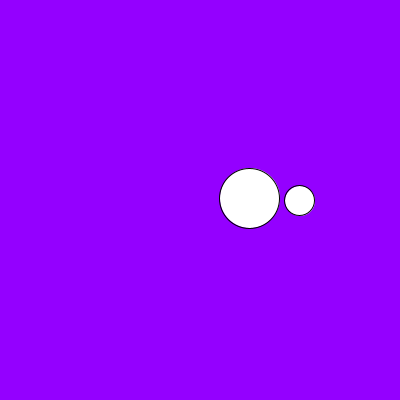
Frame 1 (no input)
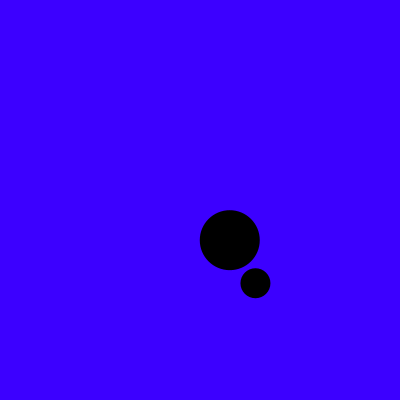
Frame 60 (the mouse pressed at the canvas centre just before this capture)
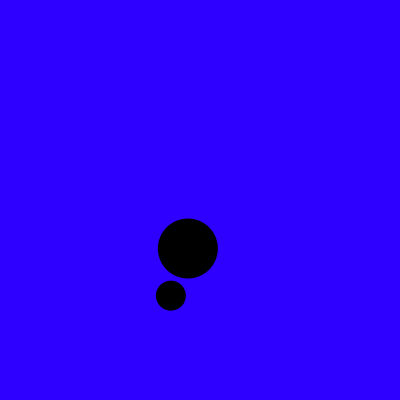
Frame 120 (the mouse held since frame 60 and released just before this capture)

The Processing sketch that drew these frames (run headless with seeded random() and noise(); from frame 60 on, the mouse is pressed at the canvas centre):

// Processing sketch: processing_121261
// ── processing_121261.pde

float counter = 0;
void setup()
{
  size(400, 400);
}

void draw()
{

  size(400, 400);
  colorMode(HSB, 360, 100, 100);

  float h = map(sin(counter), -1, 1, 300, 250); //strecke-1bis1,farbe
  background(h, 100, 100);   //sinus+sättigung+helligkeit
  counter += 0.01; //geschwindigkeit des durchlaufs

  translate(width/2, height/2);

  pushMatrix();
  translate(cos(counter)*100, sin(counter)*100);
  ellipse(0, 0, 30, 30);
  popMatrix();

  counter -= 0.05;

  pushMatrix();
  translate(cos(counter)*50, sin(counter)*50);
  ellipse(0, 0, 60, 60);
  noStroke();
  fill(0, 0, 0);
  popMatrix();

  counter -= 0.05;
}
